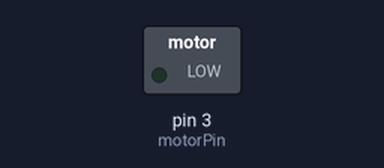
The sketch below on a simulated Arduino Uno, built with avr-gcc and run on an emulated ATmega328P. Parts: switched loads named in the sketch (green lamp = pin HIGH).

Above: at 0.05 s.
At 6.0 s:
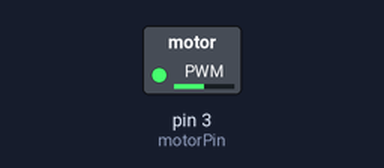
Timing chart, 0 to 7.8 s (numbered marks = the images above):
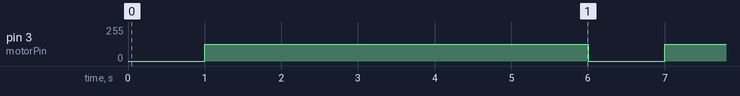

The sketch:

dcmotortest.ino
```cpp
int motorSpeed = 255;
int motorPin = 3;

void setup() {
  // put your setup code here, to run once:

}

void loop() {
  // put your main code here, to run repeatedly:
  analogWrite(motorPin, 0);
  delay(1000);
  analogWrite(motorPin, 127);
  delay(5000);
}
```

Measured:
- by itself, pin 3 (motorPin): alternates 127/255 for 5.0 s and 0/255 for 1.0 s
